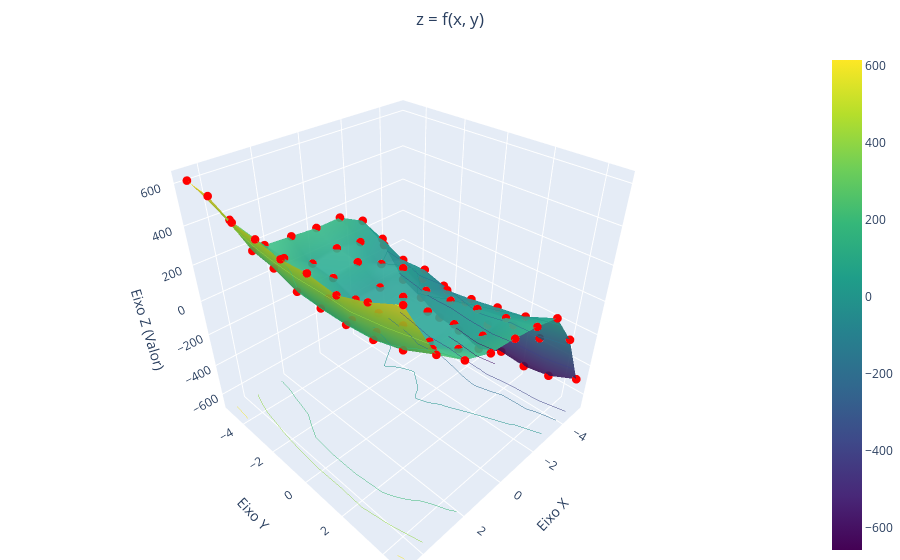

Here is the notebook cell this chart was saved with:
### Code cell
df_pivot = df.pivot(index='y', columns='x', values='z')

# Gerar a malha
x_axis = df_pivot.columns.values
y_axis = df_pivot.index.values
z_grid = df_pivot.values

fig = go.Figure()

# Adicionar a Superfície
fig.add_trace(go.Surface(
    x=x_axis,
    y=y_axis,
    z=z_grid,
    colorscale='Viridis',
    opacity=0.9,
    contours_z=dict(show=True, usecolormap=True, project_z=True, highlightcolor="white"),
    name='Superfície dos Dados'
))

# Adicionar os Pontos de Dados Originais
fig.add_trace(go.Scatter3d(
    x=df['x'],
    y=df['y'],
    z=df['z'],
    mode='markers',
    marker=dict(size=3, color='red', symbol='circle'),
    name='Pontos de Dados Originais'
))

# Melhorar o Layout
fig.update_layout(
    title=dict(text='z = f(x, y)', x=0.5),
    scene=dict(
        xaxis_title='Eixo X',
        yaxis_title='Eixo Y',
        zaxis_title='Eixo Z (Valor)'
    ),
    margin=dict(l=0, r=0, b=0, t=50)
)

fig.show()

### Figure 1 — Plotly figure (JSON) as saved in the notebook; plotly's stock layout.template omitted (floating-point values rounded to 4 significant figures)
{"data": [{"colorscale": [[0, "#440154"], [0.1111, "#482878"], [0.2222, "#3e4989"], [0.3333, "#31688e"], [0.4444, "#26828e"], [0.5556, "#1f9e89"], [0.6667, "#35b779"], [0.7778, "#6ece58"], [0.8889, "#b5de2b"], [1, "#fde725"]], "contours": {"z": {"highlightcolor": "white", "project": {"z": true}, "show": true, "usecolormap": true}}, "name": "Superfície dos Dados", "opacity": 0.9, "type": "surface", "x": [-5.0, -3.8, -2.6, -1.4, -0.2, 1.0, 2.2, 3.4, 4.6], "y": [-5.0, -3.8, -2.6, -1.4, -0.2, 1.0, 2.2, 3.4, 4.6], "z": [[-459.0, -142.9, 75.41, 152.7, 150.6, 163.3, 176.5, 372.3, 612.7], [-520.4, -178.1, 23.71, 67.24, 94.1, 72.25, 170.6, 275.6, 595.5], [-593.0, -235.0, -42.78, 0.7325, 80.1, 59.4, 152.3, 253.5, 534.9], [-606.8, -209.0, -34.59, 45.21, 4.504, 10.31, 94.19, 207.1, 522.4], [-657.4, -241.4, -87.26, -15.57, 25.89, 13.36, 57.16, 200.5, 502.3], [-586.1, -308.3, -65.33, 4.347, 22.13, 27.72, 77.81, 201.1, 512.6], [-598.5, -226.5, -35.55, 36.58, 34.32, 25.95, 71.56, 215.0, 496.1], [-569.7, -223.0, -6.816, 67.91, 58.18, 78.59, 170.2, 257.7, 545.6], [-493.1, -142.5, 66.7, 105.1, 131.2, 149.0, 209.0, 329.3, 614.7]]}, {"marker": {"color": "red", "size": 3, "symbol": "circle"}, "mode": "markers", "name": "Pontos de Dados Originais", "type": "scatter3d", "x": [-5.0, -5.0, -5.0, -5.0, -5.0, -5.0, -5.0, -5.0, -5.0, -3.8, -3.8, -3.8, -3.8, -3.8, -3.8, -3.8, -3.8, -3.8, -2.6, -2.6, -2.6, -2.6, -2.6, -2.6, -2.6, -2.6, -2.6, -1.4, -1.4, -1.4, -1.4, -1.4, -1.4, -1.4, -1.4, -1.4, -0.2, -0.2, -0.2, -0.2, -0.2, -0.2, -0.2, -0.2, -0.2, 1.0, 1.0, 1.0, 1.0, 1.0, 1.0, 1.0, 1.0, 1.0, 2.2, 2.2, 2.2, 2.2, 2.2, 2.2, 2.2, 2.2, 2.2, 3.4, 3.4, 3.4, 3.4, 3.4, 3.4, 3.4, 3.4, 3.4, 4.6, 4.6, 4.6, 4.6, 4.6, 4.6, 4.6, 4.6, 4.6], "y": [-5.0, -3.8, -2.6, -1.4, -0.2, 1.0, 2.2, 3.4, 4.6, -5.0, -3.8, -2.6, -1.4, -0.2, 1.0, 2.2, 3.4, 4.6, -5.0, -3.8, -2.6, -1.4, -0.2, 1.0, 2.2, 3.4, 4.6, -5.0, -3.8, -2.6, -1.4, -0.2, 1.0, 2.2, 3.4, 4.6, -5.0, -3.8, -2.6, -1.4, -0.2, 1.0, 2.2, 3.4, 4.6, -5.0, -3.8, -2.6, -1.4, -0.2, 1.0, 2.2, 3.4, 4.6, -5.0, -3.8, -2.6, -1.4, -0.2, 1.0, 2.2, 3.4, 4.6, -5.0, -3.8, -2.6, -1.4, -0.2, 1.0, 2.2, 3.4, 4.6, -5.0, -3.8, -2.6, -1.4, -0.2, 1.0, 2.2, 3.4, 4.6], "z": [-459.0, -520.4, -593.0, -606.8, -657.4, -586.1, -598.5, -569.7, -493.1, -142.9, -178.1, -235.0, -209.0, -241.4, -308.3, -226.5, -223.0, -142.5, 75.41, 23.71, -42.78, -34.59, -87.26, -65.33, -35.55, -6.816, 66.7, 152.7, 67.24, 0.7325, 45.21, -15.57, 4.347, 36.58, 67.91, 105.1, 150.6, 94.1, 80.1, 4.504, 25.89, 22.13, 34.32, 58.18, 131.2, 163.3, 72.25, 59.4, 10.31, 13.36, 27.72, 25.95, 78.59, 149.0, 176.5, 170.6, 152.3, 94.19, 57.16, 77.81, 71.56, 170.2, 209.0, 372.3, 275.6, 253.5, 207.1, 200.5, 201.1, 215.0, 257.7, 329.3, 612.7, 595.5, 534.9, 522.4, 502.3, 512.6, 496.1, 545.6, 614.7]}], "layout": {"margin": {"b": 0, "l": 0, "r": 0, "t": 50}, "scene": {"xaxis": {"title": {"text": "Eixo X"}}, "yaxis": {"title": {"text": "Eixo Y"}}, "zaxis": {"title": {"text": "Eixo Z (Valor)"}}}, "title": {"text": "z = f(x, y)", "x": 0.5}}}
